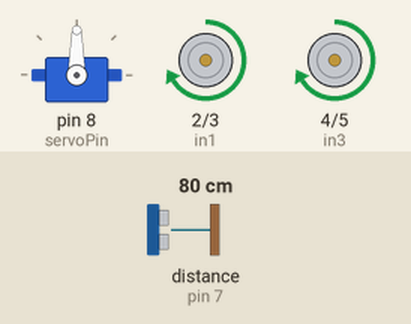
The sketch below on a simulated Arduino Uno, built with avr-gcc and run on an emulated ATmega328P. Parts: servo, motor-driver pin pairs drawn as motors (green arrow = first pin HIGH = forward, orange = second pin HIGH = backward, longer = more drive, scaled by the enable pin). Wiring (inferred from the names in the program): ultrasonic range finder: trigger pin 6; echo pin 7. The test bench sets the inputs (shaded band); at power-on: distance to the obstacle (sensor on pin 7) 80 cm. The echo pulse lasts 58.3 µs per cm.

Above: at 1.2 s.
1.3 s: distance to the obstacle (sensor on pin 7) set to 17 cm
2.8 s: distance to the obstacle (sensor on pin 7) set to 14 cm
At 3.8 s:
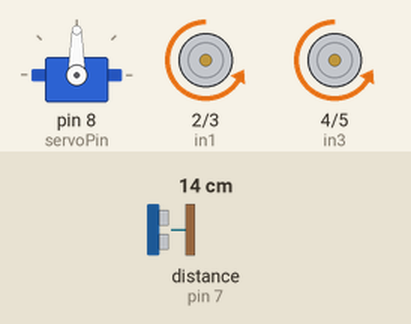
At 5.4 s:
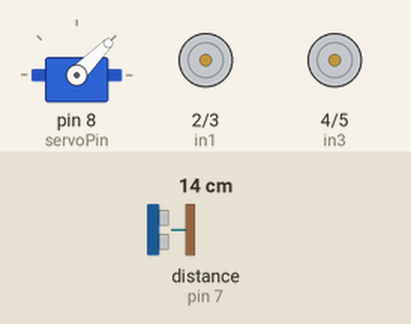
5.8 s: distance to the obstacle (sensor on pin 7) set to 2 cm
At 11.7 s:
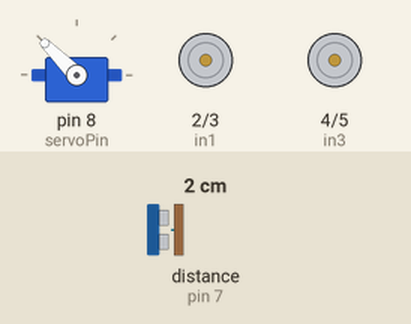
Timing chart, 0 to 14.8 s (numbered marks = the images above; inputs shaded):
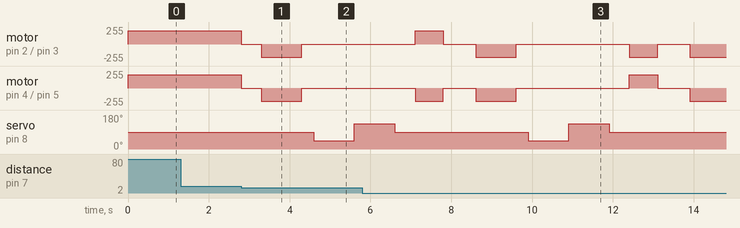

The sketch:

_obstacle_avoidance_milestone_81.ino
```cpp
#include <Servo.h>

Servo servo;
const int trig = 6, echoPin = 7, servoPin = 8;
const int in1 = 2, in2 = 3, in3 = 4, in4 = 5;
const int ena = 9, enb = 10;

void setup() {
  pinMode(trig, OUTPUT);
  pinMode(echoPin, INPUT);
  servo.attach(servoPin);
  servo.write(90);

  pinMode(in1, OUTPUT); pinMode(in2, OUTPUT);
  pinMode(in3, OUTPUT); pinMode(in4, OUTPUT);
  pinMode(ena, OUTPUT); pinMode(enb, OUTPUT);
}

long getDistance() {
  digitalWrite(trig, LOW);
  delayMicroseconds(2);
  digitalWrite(trig, HIGH);
  delayMicroseconds(10);
  digitalWrite(trig, LOW);
  long duration = pulseIn(echoPin, HIGH);
  return duration * 0.034 / 2;
}

void forward() {
  digitalWrite(in1, HIGH); digitalWrite(in2, LOW);
  digitalWrite(in3, HIGH); digitalWrite(in4, LOW);
  analogWrite(ena, 200); analogWrite(enb, 200);
}

void backward() {
  digitalWrite(in1, LOW); digitalWrite(in2, HIGH);
  digitalWrite(in3, LOW); digitalWrite(in4, HIGH);
  analogWrite(ena, 200); analogWrite(enb, 200);
}

void turnRight() {
  digitalWrite(in1, HIGH); digitalWrite(in2, LOW);
  digitalWrite(in3, LOW); digitalWrite(in4, HIGH);
  analogWrite(ena, 200); analogWrite(enb, 200);
}

void turnLeft() {
  digitalWrite(in1, LOW); digitalWrite(in2, HIGH);
  digitalWrite(in3, HIGH); digitalWrite(in4, LOW);
  analogWrite(ena, 200); analogWrite(enb, 200);
}

void stopMotors() {
  digitalWrite(in1, LOW); digitalWrite(in2, LOW);
  digitalWrite(in3, LOW); digitalWrite(in4, LOW);
}

void loop() {
  long d = getDistance();

  if (d < 15) {
    stopMotors();
    delay(500);
    backward(); delay(1000);
    stopMotors(); delay(300);

    servo.write(45); delay(1000);
    long dRight = getDistance();

    servo.write(135); delay(1000);
    long dLeft = getDistance();

    servo.write(90); delay(500);

    if (dRight > dLeft) {
      turnRight(); delay(700);
    } else {
      turnLeft(); delay(700);
    }

    stopMotors(); delay(300);
  } else {
    forward();
  }
}
```

Measured:
- the behaviour switches between 16 and 15 cm on distance to the obstacle (sensor on pin 7) (found by bisection; images 0 and 1)
- after the input at 1.3 s, every drawn part: stays the same
- after the input at 2.8 s, motor on pin 2 (in1) / pin 3 (in2), motor on pin 4 (in3) / pin 5 (in4): forward 200/255 → stopped at once, → backward 200/255 0.50 s later, → stopped 1.0 s later; servo on pin 8 (servoPin): 90° → 45° after 1.8 s, → 135° 1.0 s later
